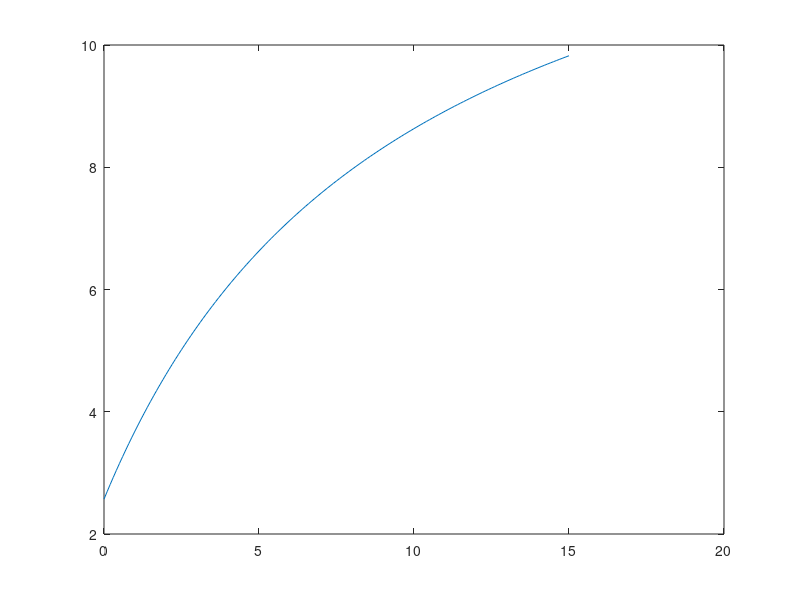

MATLAB code to generate this figure:

Vf = 0.56;
Vm = 1-Vf;
Ef1 = 220;
Ef2 = 22;
Em = 3.3;
Gf = 25;
Gm = 1.2;
vf = 0.15;
vm = 0.37;

% x = Vf/Ef1 +Vm/Em -Vf*Vm*(vf^2*Em/Ef2+vm^2*Ef1/Em-(1+Ef1/Ef2)*(vf*vm))/(Vf*Ef1+Vm*Em);
% E2 = 1/x;

% n = @(x) (Ef2./Em -1)./(Ef2./Em + x);
% E2 = @(x) Em .* (1+x.*n(x).*Vf)./(1-n(x).*Vf);

n = @(x) (Gf/Gm -1)./(Gf/Gm + x);
G = @(x) Gm * (1+x.*n(x)*Vf)./(1-n(x)*Vf);


y = 0:0.1:15;

plot(y,G(y))
